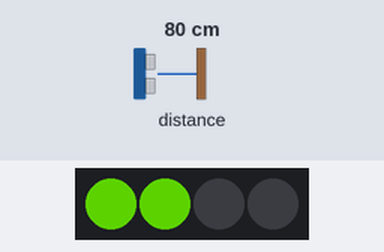
Bench run of a program on a simulated Raspberry Pi Pico running MicroPython. On the bench: 4 RGB LEDs in strip order, left to right. Inputs (shaded band) come from the test bench; at power-on: distance to the obstacle 80 cm. Dim RGB values are drawn brighter than linear.

Above: at 1.2 s.
1.3 s: distance to the obstacle set to 2 cm
At 1.6 s:
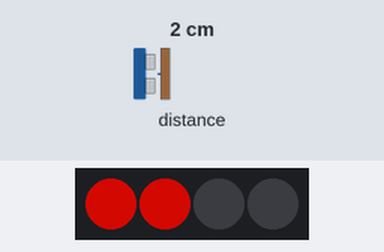
2.8 s: distance to the obstacle set to 35 cm
At 3.9 s:
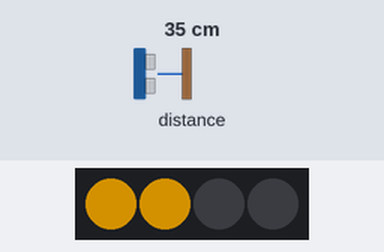
4.3 s: distance to the obstacle set to 250 cm
At 5.5 s:
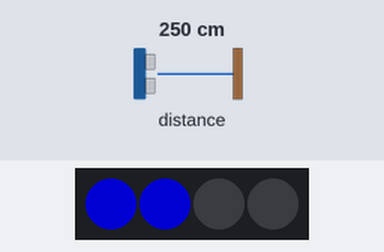
Timing chart, 0 to 7.3 s (numbered marks = the images above; inputs shaded):
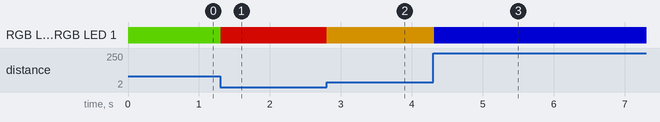

Measured:
- after the input at 1.3 s, RGB LED 0, RGB LED 1: RGB(55, 127, 0) → RGB(127, 5, 0) at once
- after the input at 2.8 s, RGB LED 0, RGB LED 1: RGB(127, 5, 0) → RGB(127, 87, 0) at once
- after the input at 4.3 s, RGB LED 0, RGB LED 1: RGB(127, 87, 0) → RGB(0, 0, 127) at once

The program:

UltrasonicColourChangingLights.py
```python
from PicoAutonomousRobotics import KitronikPicoRobotBuggy

buggy = KitronikPicoRobotBuggy()
while True:
    distance = buggy.getDistance("f")
    if(distance < 1):
        red_channel = 0
        green_channel = 0
        blue_channel = 0
    elif(distance < 51): #0-50
        red_channel = 255
        green_channel = 5*distance
        blue_channel = 0
    elif(distance < 101): #51-100
        red_channel = 255-(5*(distance-51))
        green_channel = 255
        blue_channel = 0
    elif(distance < 150): #101 - 150
        red_channel = 0
        green_channel = 255
        blue_channel = (5*(distance-101))
    elif(distance < 201): #151-200
        red_channel = 0
        green_channel = 255-(5*(distance-151))
        blue_channel = 255
    else: #over 200
        red_channel = 0
        green_channel = 0
        blue_channel =255

    buggy.setLED(0,(int(red_channel),int(green_channel),int(blue_channel)))
    buggy.setLED(1,(int(red_channel),int(green_channel),int(blue_channel)))
    buggy.show()
```
